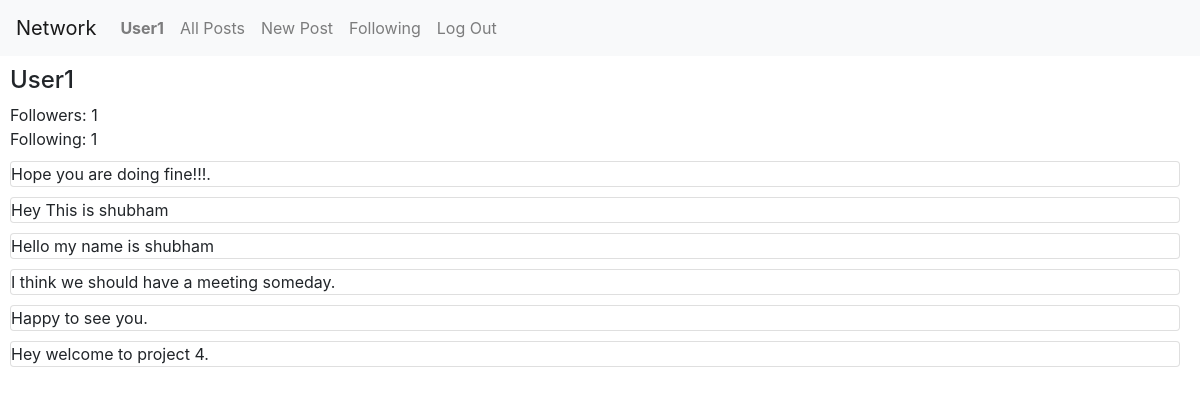
The app's page /profile/User1 (signed in) with its own data.
### network/models.py (models this page shows, shortened)
class User(AbstractUser):
    followers = models.ManyToManyField('self', related_name="followersUser", symmetrical=False, null=True, blank=True)
    following = models.ManyToManyField('self', related_name="followingUser", symmetrical=False, null=True, blank=True)

class Post(models.Model):
    user = models.ForeignKey(User, on_delete=models.CASCADE)
    post = models.TextField()
    time = models.DateTimeField(auto_now=True)
    likes = models.ManyToManyField(User, related_name='likepost')

### network/views.py (the view, shortened to what this page needs)
# urls.py: path("profile/<str:username>", views.profile, name="profile"),
@login_required
def profile(request, username):
    follow = User.objects.get(username = username)
    currentUser = request.user
    print(follow, "----", currentUser)
    is_following = follow.followers.filter(username=currentUser.username).exists()
    user = User.objects.get(username = username)
    data = Post.objects.filter(user = user).order_by('-time')
    return render(request, "network/profile.html", {"postData":data, "userData":user, "is_following":is_following})

### network/templates/network/profile.html (shortened to what this page needs)
{% extends "network/layout.html" %}
{% block body %}
    <div style="margin: 10px;">
        <h4>{{userData.username}}</h4>
        <div>Followers: {{userData.followers.all|length}}</div>
        <div>Following: {{userData.following.all|length}}</div>
        {% for user in postData %}
            <div class="card" style="margin: 10px 10px 10px 0; padding: 0;">
                <div>{{user.post}}</div>
            </div>
        {% endfor %}
    </div>
{% endblock %}

### network/templates/network/layout.html (shortened to what this page needs)
{% load static %}
<!DOCTYPE html>
<html lang="en">
    <head>
        <link rel="stylesheet" href="https://stackpath.bootstrapcdn.com/bootstrap/4.4.1/css/bootstrap.min.css">
        <link href="{% static 'network/styles.css' %}" rel="stylesheet">
    </head>
    <body style="height: 100vh;">
        <nav class="navbar navbar-expand-lg navbar-light bg-light">
            <a class="navbar-brand" href="">Network</a>
            <div>
              <ul class="navbar-nav mr-auto">
                {% if user.is_authenticated %}
                    <li class="nav-item">
                        <a class="nav-link" href="{% url 'profile' user.username %}"><strong>{{ user.username }}</strong></a>
                    </li>
                    <li class="nav-item">
                    <a class="nav-link" href="{% url 'index' %}">All Posts</a>
                    </li>
                    <li class="nav-item">
                        <a class="nav-link" href="{% url 'newpost' %}">New Post</a>
                    </li>
                    <li class="nav-item">
                        <a class="nav-link" href="{% url 'following' %}">Following</a>
                    </li>
                    <li class="nav-item">
                        <a class="nav-link" href="{% url 'logout' %}">Log Out</a>
                    </li>
                {% endif %}
              </ul>
            </div>
        </nav>
        <div class="body">
            {% block body %}
            {% endblock %}
        </div>
    </body>
</html>

### records on screen
User: username "User1", followers.all|length "1", following.all|length "1"
Post: post "Hope you are doing fine!!!."
Post: post "Hey This is shubham"
Post: post "Hello my name is shubham"
Post: post "I think we should have a meeting someday."
Post: post "Happy to see you."
Post: post "Hey welcome to project 4."
